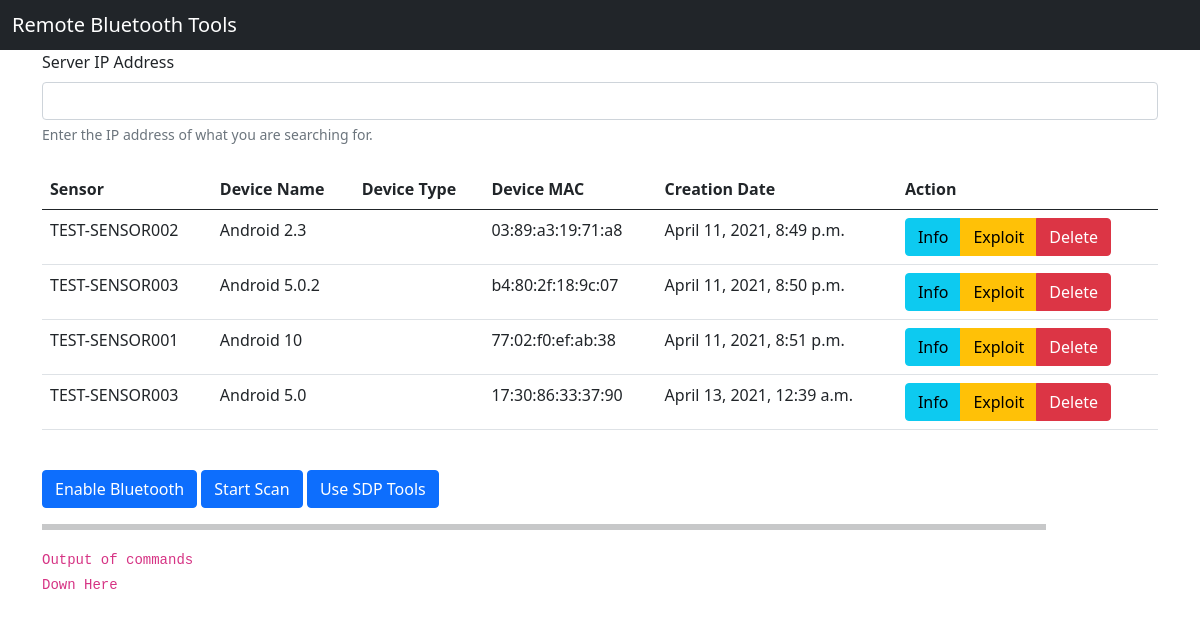
The app's page /, older data.
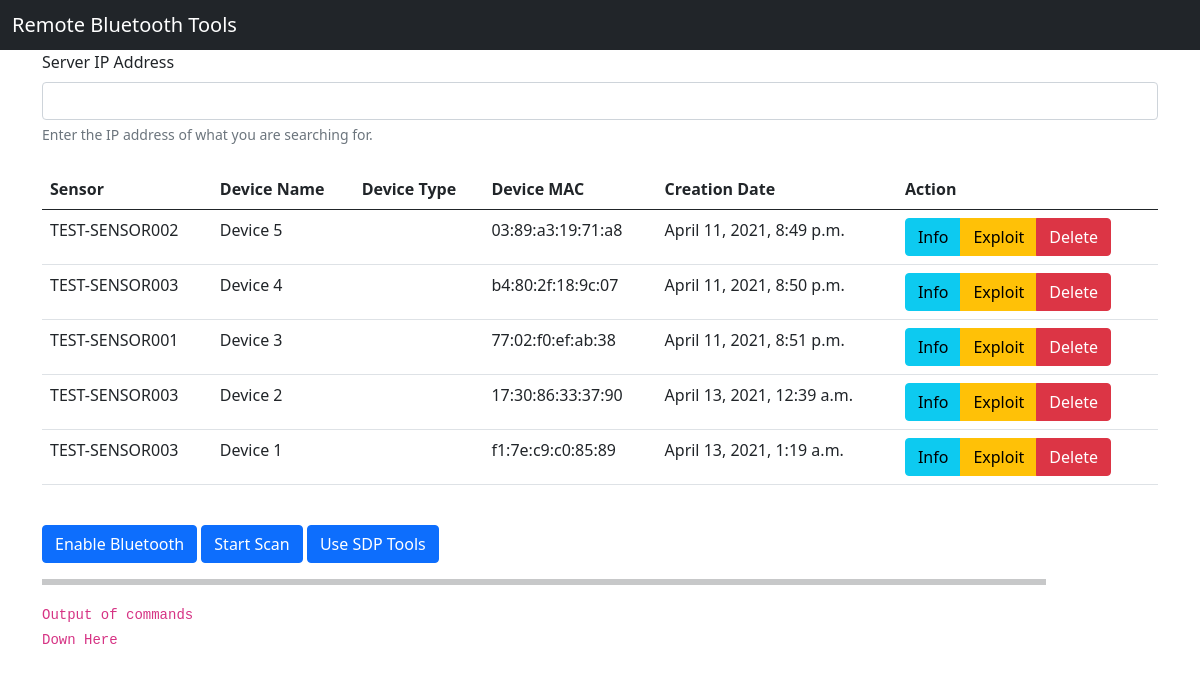
The same page, newer data.
### home/models.py (models this page shows, shortened)
class BluetoothDevice(models.Model):
    sensor = models.CharField(max_length=100)
    device_name = models.CharField(max_length=100)
    device_mac = models.CharField(max_length=100)
    creation_date = models.DateTimeField(default=timezone.now)

### home/views.py (the view)
# urls.py: path('', views.index, name='index'),
def index(request): #Function based view
    devices = BluetoothDevice.objects.all()
    return render(request, 'home/index.html', {'devices': devices})

### home/templates/home/index.html
{% extends "home/base.html" %}
{% block content %}
<div class="container" id="search">
    <form action="#" method="POST">
        <label for="ip_address" class="form-label">Server IP Address</label>
<input type="text" id="ip_address" class="form-control" aria-describedby="ipHelpBlock">
<div id="ipHelpBlock" class="form-text">
Enter the IP address of what you are searching for.</div>
    </form>
    <br>
</div>
<div class="container" id="listing">
    <table class="table">
        <thead>
            <tr>
                <th scope="col">Sensor</th>
                <th scope="col">Device Name</th>
                <th scope="col">Device Type</th>
                <th scope="col">Device MAC</th>
                <th scope="col">Creation Date</th>
                <th scope="col">Action</th>
            </tr>
        </thead>
        <tbody>
            {% for device in devices%}
            <tr>
                <td>{{device.sensor}}</td>
                <td>{{device.device_name}}</td>
                <td>{{device.device_type}}</td>
                <td>{{device.device_mac}}</td>
                <td>{{device.creation_date}}</td>
                <td>
                    <div class="btn-group" role="group" aria-label="Basic example">
                        <button type="button" class="btn btn-info">Info</button>
                        <button type="button" class="btn btn-warning">Exploit</button>
                        <button type="button" class="btn btn-danger">Delete</button>
                      </div>
                </td>
            </tr>
            {% endfor %}
        </tbody>
    </table>
</div>
<br>
<div class="container" id="commands">
        <button type="button" class="btn btn-primary">Enable Bluetooth</button>
        <button type="button" class="btn btn-primary">Start Scan</button>
        <button type="button" class="btn btn-primary">Use SDP Tools</button>
</div>
<div class="container" id="output">
    <hr size="8" width="90%" color="red">
    <code>
        Output of commands <br>
        Down Here
    </code>
</div>
{% endblock %}

Row changes from the older to the newer data that the page shows:
changed BluetoothDevice "TEST-SENSOR002": device_name "Android 2.3" → "Device 5"
changed BluetoothDevice: device_name "Android 5.0.2" → "Device 4"
changed BluetoothDevice "TEST-SENSOR001": device_name "Android 10" → "Device 3"
changed BluetoothDevice: device_name "Android 5.0" → "Device 2"
added BluetoothDevice: sensor "TEST-SENSOR003", device_name "Device 1", device_mac "f1:7e:c9:c0:85:89", creation_date "April 13, 2021, 1:19 a.m."
